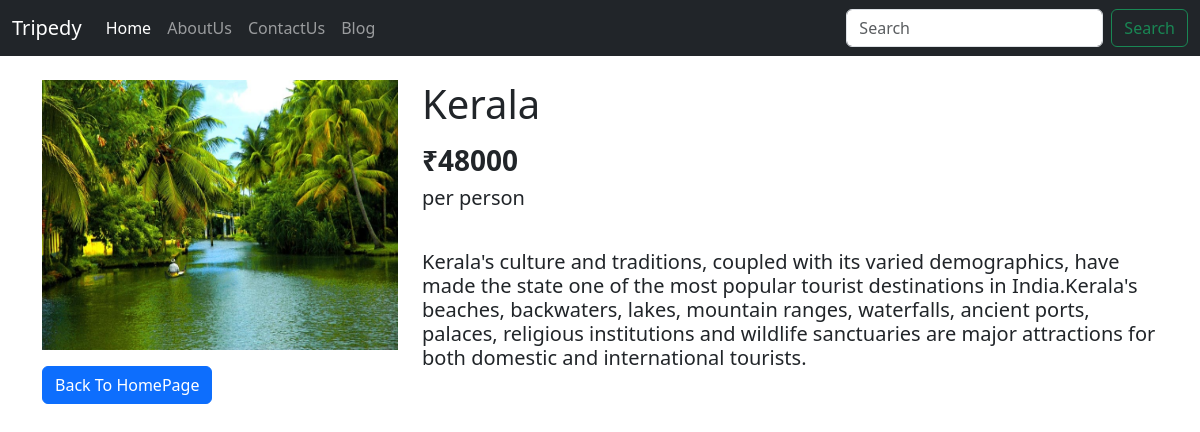
Screenshot of /tourpackage/packages/1 with the database file from the repository.
### tourpackage/models.py (models this page shows, shortened)
class Package(models.Model):
    package_id = models.AutoField
    package_name = models.CharField(max_length=50)
    category = models.CharField(max_length=50, default="")
    subcategory = models.CharField(max_length=50, default="")
    price = models.IntegerField(default=0)
    desc = models.CharField(max_length=1000)
    pub_date = models.DateField()
    image = models.ImageField(upload_to="tourpackage/images", default="")

### tourpackage/views.py (the view)
# urls.py: path("packages/<int:myid>", views.packView, name="PackView"),
def packView(request, myid):
    package = Package.objects.filter(id = myid)
    return render(request, 'tourpackage/packview.html', {'package': package[0]})

### tourpackage/templates/tourpackage/packview.html (shortened to what this page needs)
{% extends 'tourpackage/basic.html' %}
{% block body %}
<div class="container my-4">
    <div class="row">
        <div class="col-md-4">
        <div class="row">
            <img src="/media/{{package.image}}" width="150px" height="270px">
        </div>
            <div class="col">
                <a href="/tourpackage"><button class="btn btn-primary my-3">Back To HomePage</button></a>
            </div>
        </div>
        <div class="col-md-8">
            <h1>{{package.package_name}}</h1>
            <p><h3><b>₹{{package.price}} </b></h3><h5>per person</h5></p>
            <p><h5><br>{{package.desc}}</h5></p>
        </div>
    </div>
</div>
{% endblock %}

### rows the page displays
Package: image (picture), package_name "Kerala", price "48000", desc "Kerala's culture and traditions, coupled with its varied demographics, have made the state one of the most popular tourist destinations in India.Kerala's beaches, backwaters, lakes, mountain ranges, waterfalls, ancient ports, palaces, religious institutions and wildlife sanctuaries are major attractions for both domestic and international tourists."
